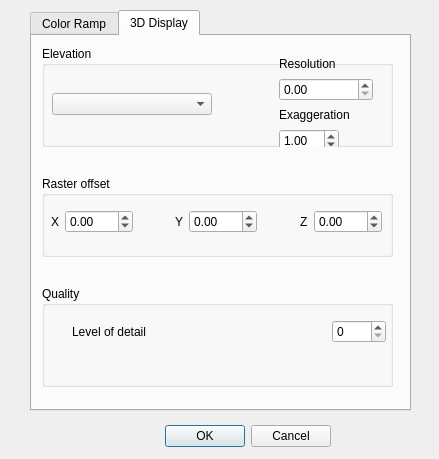
<?xml version="1.0" encoding="UTF-8"?>
<ui version="4.0">
 <class>RasterConfigurator</class>
 <widget class="QDialog" name="RasterConfigurator">
  <property name="enabled">
   <bool>true</bool>
  </property>
  <property name="geometry">
   <rect>
    <x>0</x>
    <y>0</y>
    <width>439</width>
    <height>459</height>
   </rect>
  </property>
  <property name="windowTitle">
   <string>Dialog</string>
  </property>
  <widget class="QDialogButtonBox" name="buttonBox">
   <property name="geometry">
    <rect>
     <x>110</x>
     <y>420</y>
     <width>221</width>
     <height>32</height>
    </rect>
   </property>
   <property name="orientation">
    <enum>Qt::Horizontal</enum>
   </property>
   <property name="standardButtons">
    <set>QDialogButtonBox::Cancel|QDialogButtonBox::Ok</set>
   </property>
  </widget>
  <widget class="QTabWidget" name="tabWidget">
   <property name="geometry">
    <rect>
     <x>30</x>
     <y>10</y>
     <width>381</width>
     <height>401</height>
    </rect>
   </property>
   <property name="currentIndex">
    <number>1</number>
   </property>
   <widget class="QWidget" name="tab">
    <attribute name="title">
     <string>Color Ramp</string>
    </attribute>
    <widget class="QWidget" name="verticalLayoutWidget">
     <property name="geometry">
      <rect>
       <x>10</x>
       <y>0</y>
       <width>351</width>
       <height>331</height>
      </rect>
     </property>
     <layout class="QVBoxLayout" name="colorRampLayout"/>
    </widget>
    <widget class="QWidget" name="horizontalLayoutWidget">
     <property name="geometry">
      <rect>
       <x>120</x>
       <y>340</y>
       <width>241</width>
       <height>31</height>
      </rect>
     </property>
     <layout class="QHBoxLayout" name="horizontalLayout">
      <item>
       <widget class="QCheckBox" name="transparentEnabled">
        <property name="text">
         <string>Transparent Value</string>
        </property>
       </widget>
      </item>
      <item>
       <widget class="QSpinBox" name="transparentValue"/>
      </item>
     </layout>
    </widget>
   </widget>
   <widget class="QWidget" name="Display3D">
    <attribute name="title">
     <string>3D Display</string>
    </attribute>
    <widget class="QGroupBox" name="groupBox">
     <property name="geometry">
      <rect>
       <x>10</x>
       <y>10</y>
       <width>351</width>
       <height>101</height>
      </rect>
     </property>
     <property name="title">
      <string>Elevation</string>
     </property>
     <widget class="QWidget" name="horizontalLayoutWidget_3">
      <property name="geometry">
       <rect>
        <x>10</x>
        <y>10</y>
        <width>321</width>
        <height>96</height>
       </rect>
      </property>
      <layout class="QHBoxLayout" name="horizontalLayout_3">
       <item>
        <widget class="QComboBox" name="elevationRaster">
         <property name="minimumSize">
          <size>
           <width>160</width>
           <height>0</height>
          </size>
         </property>
        </widget>
       </item>
       <item>
        <spacer name="horizontalSpacer">
         <property name="orientation">
          <enum>Qt::Horizontal</enum>
         </property>
         <property name="sizeHint" stdset="0">
          <size>
           <width>40</width>
           <height>20</height>
          </size>
         </property>
        </spacer>
       </item>
       <item>
        <layout class="QVBoxLayout" name="verticalLayout_2">
         <item>
          <widget class="QLabel" name="label_4">
           <property name="text">
            <string>Resolution</string>
           </property>
          </widget>
         </item>
         <item>
          <widget class="QDoubleSpinBox" name="cellResolution">
           <property name="decimals">
            <number>2</number>
           </property>
           <property name="maximum">
            <double>100000.000000000000000</double>
           </property>
          </widget>
         </item>
         <item alignment="Qt::AlignVCenter">
          <widget class="QLabel" name="label_2">
           <property name="minimumSize">
            <size>
             <width>94</width>
             <height>0</height>
            </size>
           </property>
           <property name="maximumSize">
            <size>
             <width>94</width>
             <height>16777215</height>
            </size>
           </property>
           <property name="baseSize">
            <size>
             <width>0</width>
             <height>0</height>
            </size>
           </property>
           <property name="text">
            <string>Exaggeration</string>
           </property>
          </widget>
         </item>
         <item>
          <widget class="QDoubleSpinBox" name="elevationExaggeration">
           <property name="maximumSize">
            <size>
             <width>60</width>
             <height>16777215</height>
            </size>
           </property>
           <property name="minimum">
            <double>0.010000000000000</double>
           </property>
           <property name="value">
            <double>1.000000000000000</double>
           </property>
          </widget>
         </item>
        </layout>
       </item>
      </layout>
     </widget>
    </widget>
    <widget class="QGroupBox" name="groupBox_2">
     <property name="geometry">
      <rect>
       <x>10</x>
       <y>250</y>
       <width>351</width>
       <height>101</height>
      </rect>
     </property>
     <property name="title">
      <string>Quality</string>
     </property>
     <widget class="QWidget" name="layoutWidget">
      <property name="geometry">
       <rect>
        <x>30</x>
        <y>20</y>
        <width>314</width>
        <height>51</height>
       </rect>
      </property>
      <layout class="QGridLayout" name="gridLayout">
       <item row="0" column="1">
        <layout class="QHBoxLayout" name="horizontalLayout_2">
         <item>
          <widget class="QLabel" name="label">
           <property name="text">
            <string>Level of detail</string>
           </property>
          </widget>
         </item>
         <item>
          <spacer name="horizontalSpacer_2">
           <property name="orientation">
            <enum>Qt::Horizontal</enum>
           </property>
           <property name="sizeHint" stdset="0">
            <size>
             <width>40</width>
             <height>20</height>
            </size>
           </property>
          </spacer>
         </item>
         <item>
          <widget class="QSpinBox" name="levelOfDetail">
           <property name="maximum">
            <number>1000</number>
           </property>
          </widget>
         </item>
        </layout>
       </item>
      </layout>
     </widget>
    </widget>
    <widget class="QGroupBox" name="groupBox_3">
     <property name="geometry">
      <rect>
       <x>10</x>
       <y>140</y>
       <width>351</width>
       <height>81</height>
      </rect>
     </property>
     <property name="title">
      <string>Raster offset</string>
     </property>
     <widget class="QWidget" name="horizontalLayoutWidget_2">
      <property name="geometry">
       <rect>
        <x>9</x>
        <y>30</y>
        <width>331</width>
        <height>31</height>
       </rect>
      </property>
      <layout class="QHBoxLayout" name="horizontalLayout_4">
       <item>
        <widget class="QLabel" name="label_5">
         <property name="text">
          <string>X</string>
         </property>
        </widget>
       </item>
       <item>
        <widget class="QDoubleSpinBox" name="xOffset">
         <property name="minimum">
          <double>-100.000000000000000</double>
         </property>
         <property name="maximum">
          <double>100.000000000000000</double>
         </property>
        </widget>
       </item>
       <item>
        <spacer name="horizontalSpacer_3">
         <property name="orientation">
          <enum>Qt::Horizontal</enum>
         </property>
         <property name="sizeHint" stdset="0">
          <size>
           <width>40</width>
           <height>20</height>
          </size>
         </property>
        </spacer>
       </item>
       <item>
        <widget class="QLabel" name="label_6">
         <property name="text">
          <string>Y</string>
         </property>
        </widget>
       </item>
       <item>
        <widget class="QDoubleSpinBox" name="yOffset">
         <property name="minimum">
          <double>-100.000000000000000</double>
         </property>
         <property name="maximum">
          <double>100.000000000000000</double>
         </property>
        </widget>
       </item>
       <item>
        <spacer name="horizontalSpacer_5">
         <property name="orientation">
          <enum>Qt::Horizontal</enum>
         </property>
         <property name="sizeHint" stdset="0">
          <size>
           <width>40</width>
           <height>20</height>
          </size>
         </property>
        </spacer>
       </item>
       <item>
        <widget class="QLabel" name="label_7">
         <property name="text">
          <string>Z</string>
         </property>
        </widget>
       </item>
       <item>
        <widget class="QDoubleSpinBox" name="zOffset">
         <property name="minimum">
          <double>-100.000000000000000</double>
         </property>
         <property name="maximum">
          <double>100.000000000000000</double>
         </property>
        </widget>
       </item>
      </layout>
     </widget>
    </widget>
   </widget>
  </widget>
 </widget>
 <resources/>
 <connections>
  <connection>
   <sender>buttonBox</sender>
   <signal>accepted()</signal>
   <receiver>RasterConfigurator</receiver>
   <slot>accept()</slot>
   <hints>
    <hint type="sourcelabel">
     <x>248</x>
     <y>254</y>
    </hint>
    <hint type="destinationlabel">
     <x>157</x>
     <y>274</y>
    </hint>
   </hints>
  </connection>
  <connection>
   <sender>buttonBox</sender>
   <signal>rejected()</signal>
   <receiver>RasterConfigurator</receiver>
   <slot>reject()</slot>
   <hints>
    <hint type="sourcelabel">
     <x>316</x>
     <y>260</y>
    </hint>
    <hint type="destinationlabel">
     <x>286</x>
     <y>274</y>
    </hint>
   </hints>
  </connection>
 </connections>
</ui>
